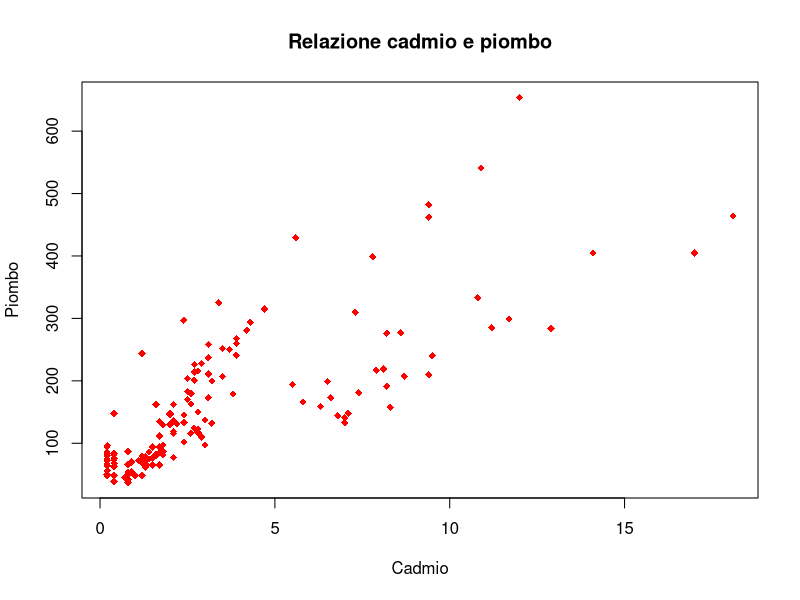
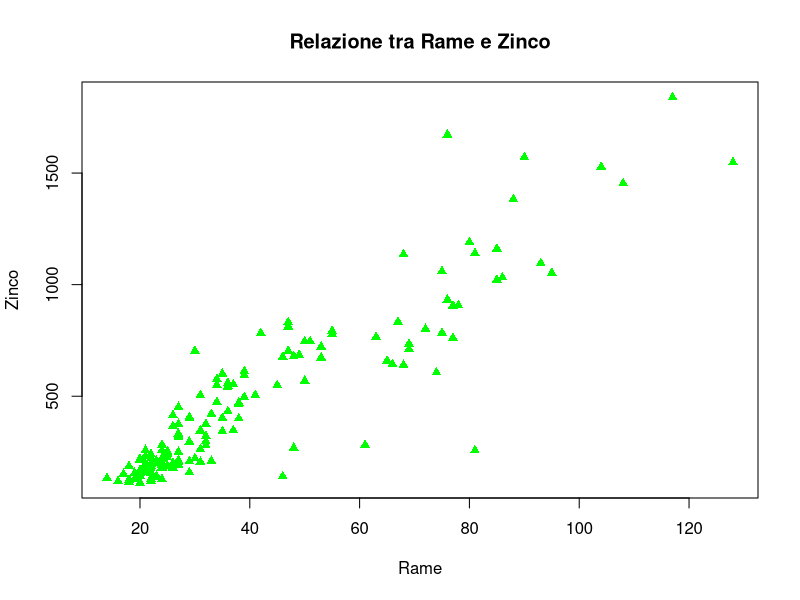
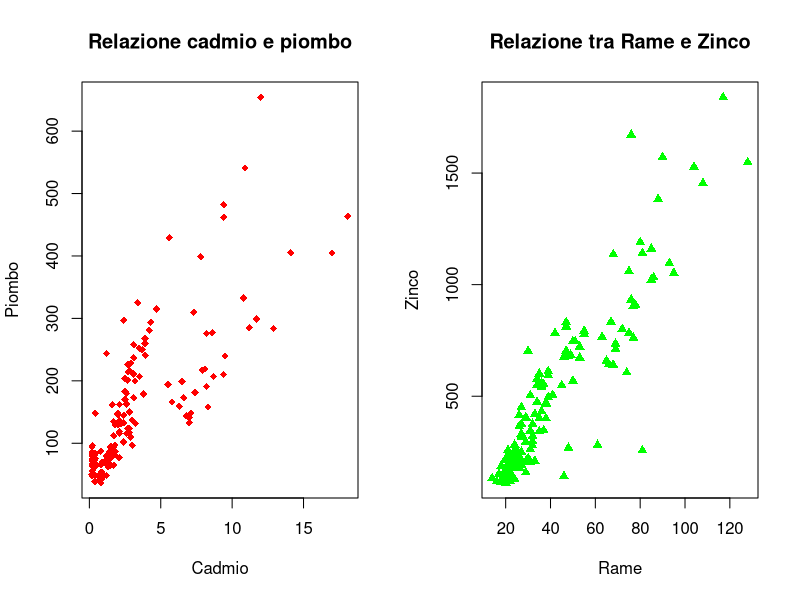
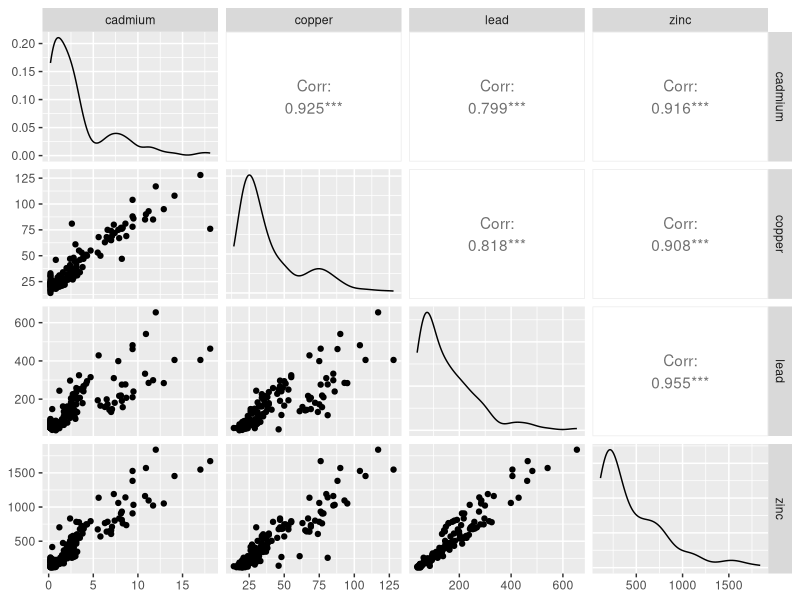
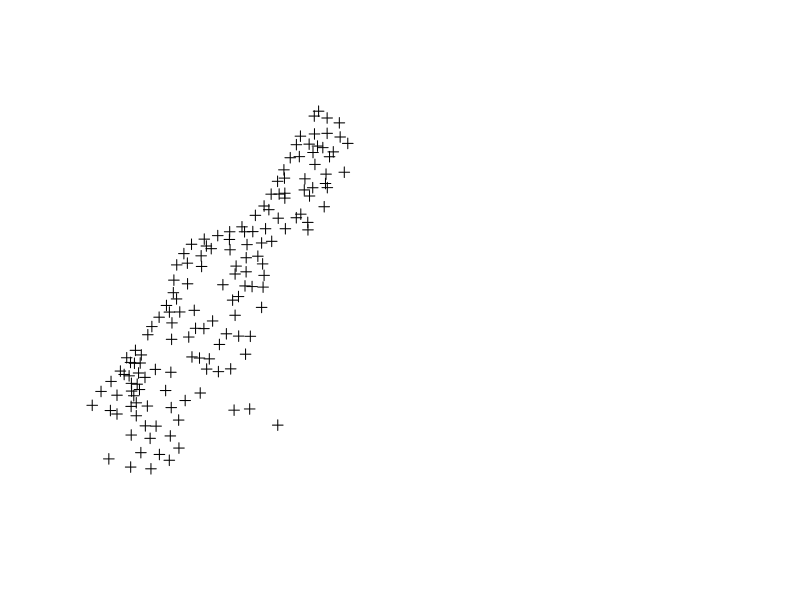
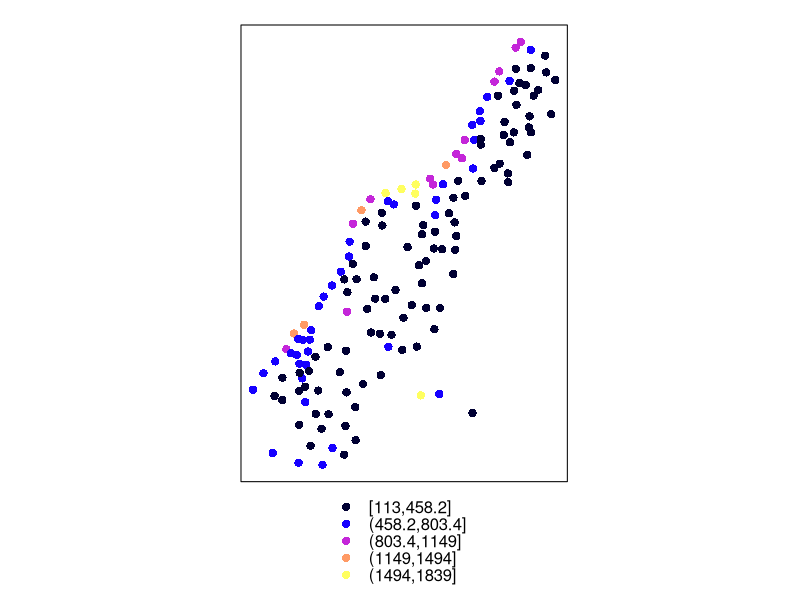

Generate these figures, in order, with R: (Note: this script raises an error after producing the figures.)
# R SPATIAL, LEZIONE 2-ECOLOGIA DEL PAESAGGIO
#English version below


#chiamiamo il pacchetto sp
library(sp)

#usiamo il comando data per aprire il nostro dataframe
data(meuse)

#con head vediamo i primi 6 
head(meuse)

#usiamo attach per fissare il dataframe
attach(meuse)

#facciamo un plot per mettere in correlazione cadmio e piombo
plot(cadmium,lead,main="Relazione cadmio e piombo",col="red",pch=18,xlab="Cadmio",ylab="Piombo")

#ecercise: creare un plot con rame e zinco
plot(copper,zinc,main="Relazione tra Rame e Zinco",col="green",pch=17,xlab="Rame",ylab="Zinco")

#per mostrare i grafici assieme usiamo : multiframe o multipanel
par(mfrow=c(1,2))
plot(cadmium,lead,main="Relazione cadmio e piombo",col="red",pch=18,xlab="Cadmio",ylab="Piombo")
plot(copper,zinc,main="Relazione tra Rame e Zinco",col="green",pch=17,xlab="Rame",ylab="Zinco")
#se cambiamo i valori di mfrow in 2,1 avremo una variazione nella visualizzazione del grafico

#installiamo tramite packages, install, GGally o esternamente con install.packages("GGally"), una volta installata chiamiamo la libreria
library(GGally)

#ggpairs(meuse) fa il grafico con tutte le variabili, usiamo ggpairs(meuse[,3:6]) per prendere solo le variabili di interesse
ggpairs(meuse[,3:6])

#SPATIAL
#spieghiamo ad R che nei dati sono presenti coordinate
coordinates(meuse)=~x+y

#vediamo il grafico con:
plot(meuse)

#per creare il grafico di tipo spaziale si usa questa funzione:
spplot(meuse,"zinc")
# il plot che è uscito è di tipo spaziale i punti gialli ci vanno ad indicare le zone più inquinate, stiamo analizzando le zone vicine ad un fiume.


#English

# let's call the package sp
library (sp)

#use the data command to open our dataframe
date (meuse)

#with head we see the first 6
head (meuse)

#use attach to fix the dataframe
attach (meuse)

# let's make a plot to correlate cadmium and lead
plot (cadmium, lead, main = "Cadmium and lead relationship", col = "red", pch = 18, xlab = "Cadmium", ylab = "Lead")

#ecercise: create a plot with copper and zinc
plot (copper, zinc, main = "Relationship between Copper and Zinc", col = "green", pch = 17, xlab = "Copper", ylab = "Zinc")

#to show the graphs together we use: multiframe or multipanel
par (mfrow = c (1,2))
plot (cadmium, lead, main = "Cadmium and lead relationship", col = "red", pch = 18, xlab = "Cadmium", ylab = "Lead")
plot (copper, zinc, main = "Relationship between Copper and Zinc", col = "green", pch = 17, xlab = "Copper", ylab = "Zinc")
# if we change the mfrow values to 2.1 we will have a variation in the graph display

#install through packages, install, GGally or externally with install.packages ("GGally"), once installed we call the library
library (GGally)

#ggpairs (meuse) plots all variables, we use ggpairs (meuse [, 3: 6]) to take only the variables of interest
ggpairs (meuse [3: 6])

#SPATIAL
#explain to R that there are coordinates in the data
coordinates (meuse) = ~ x + y

#we see the graph with:
plot (meuse)

#to create the spatial chart use this function:
spplot (meuse, "zinc")
# the plot that came out is spatial type the yellow points go to indicate the most polluted areas, we are analyzing the areas close to a river.
